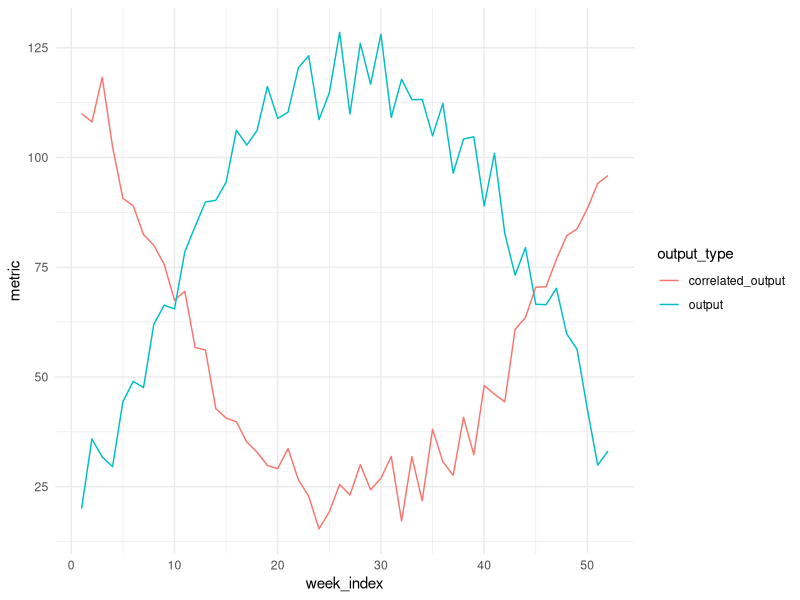
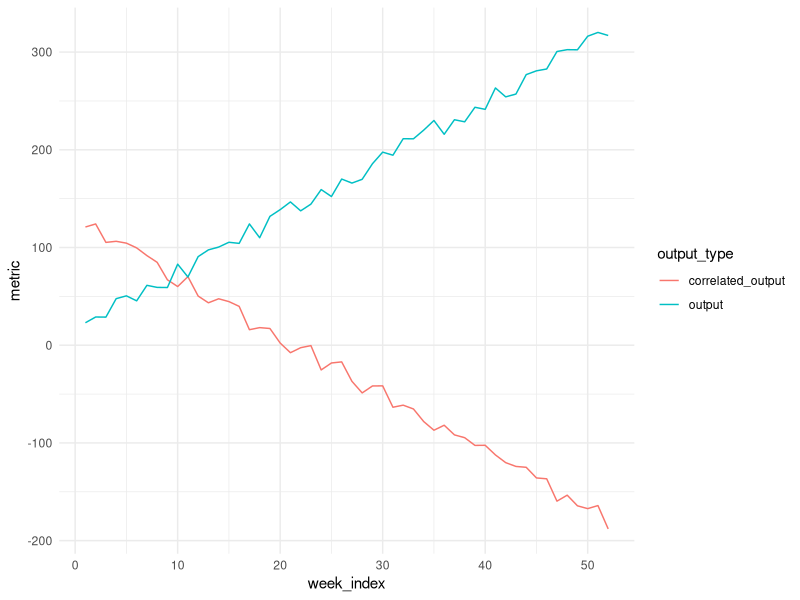

The R source for these figures, in order:
library(tidyverse)

# inverse sin waves
df_sin <- data.frame(
  week_index = seq(1:52),
  initial_data = (sin(seq(from = 0,to = 3, length.out=52))) * 100,
  noise_a = sample(10:30, 52, replace = TRUE),
  noise_b = sample(10:30, 52, replace = TRUE)
)

df_sin$output <- df_sin$initial_data + df_sin$noise_a
df_sin$correlated_output <- df_sin$initial_data * -1 + 100 + df_sin$noise_b

df_sin <- df_sin %>% select(week_index, output, correlated_output) %>% 
  pivot_longer(cols = !week_index, names_to = "output_type", values_to = "metric")

ggplot(data = df_sin, aes(x = week_index, y = metric, color = output_type)) + 
  geom_line() +
  theme_minimal()

write.csv(df_sin,"sin.csv")

library(tidyverse)

# inverse lines
df_lin <- data.frame(
  week_index = seq(1:52),
  initial_data = (seq(from = 0,to = 3, length.out=52)) * 100,
  noise_a = sample(10:30, 52, replace = TRUE),
  noise_b = sample(10:30, 52, replace = TRUE)
)

df_lin$output <- df_lin$initial_data + df_lin$noise_a
df_lin$correlated_output <- df_lin$initial_data * -1 + 100 + df_lin$noise_b

df_lin <- df_lin %>% select(week_index, output, correlated_output) %>% 
  pivot_longer(cols = !week_index, names_to = "output_type", values_to = "metric")

ggplot(data = df_lin, aes(x = week_index, y = metric, color = output_type)) + 
  geom_line() +
  theme_minimal()

write.csv(df_lin,"linear.csv")
